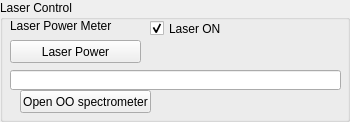
           <widget class="QGroupBox" name="groupBox_2">
            <property name="title">
             <string>Laser Control</string>
            </property>
            <widget class="QLineEdit" name="lineEdit">
             <property name="geometry">
              <rect>
               <x>10</x>
               <y>70</y>
               <width>331</width>
               <height>20</height>
              </rect>
             </property>
             <property name="sizePolicy">
              <sizepolicy hsizetype="Maximum" vsizetype="Fixed">
               <horstretch>0</horstretch>
               <verstretch>0</verstretch>
              </sizepolicy>
             </property>
            </widget>
            <widget class="QLabel" name="label_15">
             <property name="geometry">
              <rect>
               <x>10</x>
               <y>0</y>
               <width>115</width>
               <height>51</height>
              </rect>
             </property>
             <property name="sizePolicy">
              <sizepolicy hsizetype="Maximum" vsizetype="Preferred">
               <horstretch>0</horstretch>
               <verstretch>0</verstretch>
              </sizepolicy>
             </property>
             <property name="text">
              <string>Laser Power Meter</string>
             </property>
            </widget>
            <widget class="QPushButton" name="open_OO_spectrometer_button">
             <property name="geometry">
              <rect>
               <x>20</x>
               <y>90</y>
               <width>131</width>
               <height>23</height>
              </rect>
             </property>
             <property name="text">
              <string>Open OO spectrometer</string>
             </property>
            </widget>
            <widget class="QCheckBox" name="laser633_isON_checkbox">
             <property name="geometry">
              <rect>
               <x>150</x>
               <y>20</y>
               <width>101</width>
               <height>17</height>
              </rect>
             </property>
             <property name="sizePolicy">
              <sizepolicy hsizetype="Maximum" vsizetype="Fixed">
               <horstretch>0</horstretch>
               <verstretch>0</verstretch>
              </sizepolicy>
             </property>
             <property name="text">
              <string>Laser ON</string>
             </property>
             <property name="checked">
              <bool>true</bool>
             </property>
            </widget>
            <widget class="QPushButton" name="open_laser633_UI_button">
             <property name="geometry">
              <rect>
               <x>10</x>
               <y>40</y>
               <width>131</width>
               <height>23</height>
              </rect>
             </property>
             <property name="text">
              <string>Laser Power</string>
             </property>
            </widget>
            <zorder>label_15</zorder>
            <zorder>open_OO_spectrometer_button</zorder>
            <zorder>lineEdit</zorder>
            <zorder>laser633_isON_checkbox</zorder>
            <zorder>open_laser633_UI_button</zorder>
           </widget>
